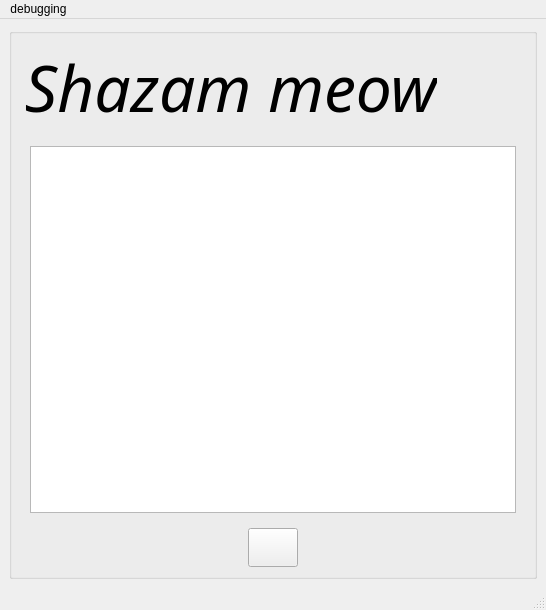
<?xml version="1.0" encoding="UTF-8"?>
<ui version="4.0">
 <class>MainWindow</class>
 <widget class="QMainWindow" name="MainWindow">
  <property name="geometry">
   <rect>
    <x>0</x>
    <y>0</y>
    <width>546</width>
    <height>610</height>
   </rect>
  </property>
  <property name="windowTitle">
   <string>MainWindow</string>
  </property>
  <widget class="QWidget" name="centralwidget">
   <layout class="QVBoxLayout" name="verticalLayout_2">
    <item>
     <widget class="QGroupBox" name="groupBox">
      <property name="title">
       <string/>
      </property>
      <property name="alignment">
       <set>Qt::AlignCenter</set>
      </property>
      <layout class="QVBoxLayout" name="verticalLayout">
       <item>
        <layout class="QHBoxLayout" name="horizontalLayout">
         <item>
          <widget class="QLabel" name="label">
           <property name="font">
            <font>
             <family>Brush Script MT</family>
             <pointsize>48</pointsize>
             <italic>true</italic>
            </font>
           </property>
           <property name="text">
            <string>Shazam meow</string>
           </property>
           <property name="alignment">
            <set>Qt::AlignRight|Qt::AlignTrailing|Qt::AlignVCenter</set>
           </property>
          </widget>
         </item>
         <item>
          <widget class="QLabel" name="label_2">
           <property name="text">
            <string/>
           </property>
           <property name="pixmap">
            <pixmap resource="resources.qrc">:/icons/assets/icons/icons8-micro-100.png</pixmap>
           </property>
           <property name="alignment">
            <set>Qt::AlignLeading|Qt::AlignLeft|Qt::AlignVCenter</set>
           </property>
          </widget>
         </item>
        </layout>
       </item>
       <item>
        <widget class="QWidget" name="plotWidget" native="true">
         <property name="minimumSize">
          <size>
           <width>500</width>
           <height>100</height>
          </size>
         </property>
         <layout class="QVBoxLayout" name="verticalLayout_4">
          <item>
           <widget class="PlotWidget" name="graphicsView"/>
          </item>
         </layout>
        </widget>
       </item>
       <item>
        <layout class="QHBoxLayout" name="horizontalLayout_2">
         <item>
          <spacer name="horizontalSpacer">
           <property name="orientation">
            <enum>Qt::Horizontal</enum>
           </property>
           <property name="sizeHint" stdset="0">
            <size>
             <width>40</width>
             <height>20</height>
            </size>
           </property>
          </spacer>
         </item>
         <item>
          <widget class="QPushButton" name="btn_play">
           <property name="maximumSize">
            <size>
             <width>50</width>
             <height>50</height>
            </size>
           </property>
           <property name="font">
            <font>
             <pointsize>20</pointsize>
            </font>
           </property>
           <property name="layoutDirection">
            <enum>Qt::LeftToRight</enum>
           </property>
           <property name="text">
            <string/>
           </property>
           <property name="icon">
            <iconset>
             <normalon>:/icons/assets/icons/play.png</normalon>
            </iconset>
           </property>
           <property name="iconSize">
            <size>
             <width>400</width>
             <height>400</height>
            </size>
           </property>
          </widget>
         </item>
         <item>
          <spacer name="horizontalSpacer_2">
           <property name="orientation">
            <enum>Qt::Horizontal</enum>
           </property>
           <property name="sizeHint" stdset="0">
            <size>
             <width>40</width>
             <height>20</height>
            </size>
           </property>
          </spacer>
         </item>
        </layout>
       </item>
      </layout>
     </widget>
    </item>
   </layout>
  </widget>
  <widget class="QMenuBar" name="menubar">
   <property name="geometry">
    <rect>
     <x>0</x>
     <y>0</y>
     <width>546</width>
     <height>26</height>
    </rect>
   </property>
   <widget class="QMenu" name="menusettings">
    <property name="title">
     <string>debugging</string>
    </property>
    <addaction name="actionperiodogram"/>
   </widget>
   <addaction name="menusettings"/>
  </widget>
  <widget class="QStatusBar" name="statusbar"/>
  <action name="actionperiodogram">
   <property name="text">
    <string>periodogram</string>
   </property>
  </action>
 </widget>
 <customwidgets>
  <customwidget>
   <class>PlotWidget</class>
   <extends>QGraphicsView</extends>
   <header>pyqtgraph</header>
  </customwidget>
 </customwidgets>
 <resources>
  <include location="resources.qrc"/>
 </resources>
 <connections/>
</ui>
